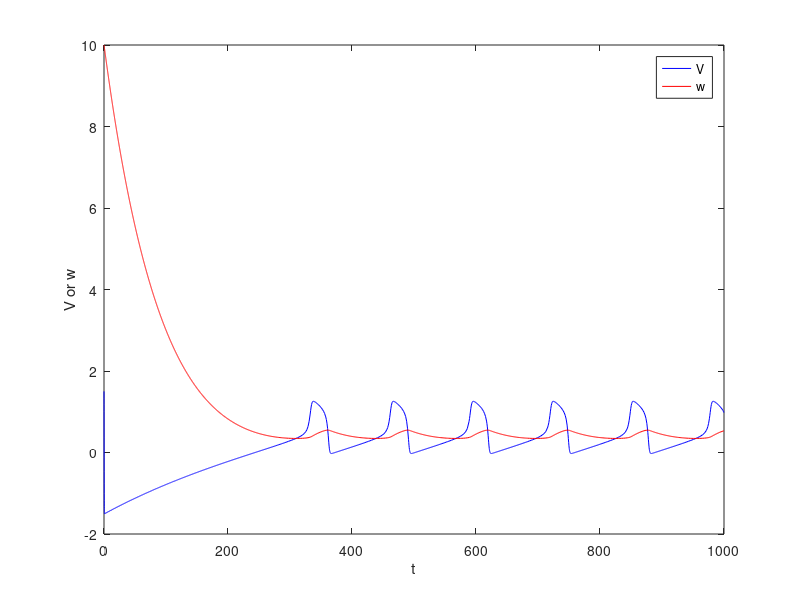
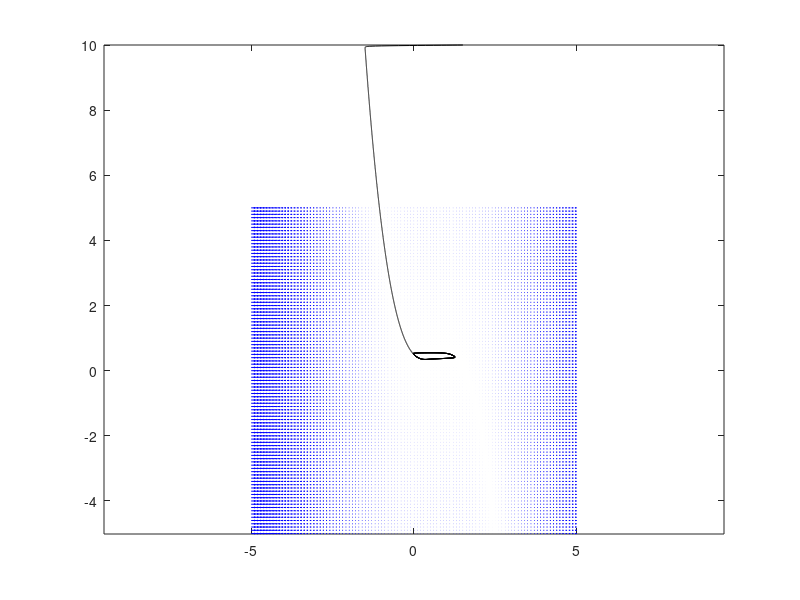

Write the MATLAB code that produced these figures, in order. (Note: this script raises an error after producing the figures.)
clear;clc;close all;

%% constant
I = 0.5;
a = 1;
b = 0.01;
c = 0.01;
%% analysis
tau = - ( a + c );
delta = a * c + b;
parabola = tau^2 - 4 * delta;
lamda_1 = (tau + parabola^(1/2))/2;
lamda_2 = (tau - parabola^(1/2))/2;

%% use ode45 to solve ODEs
% 2-variable-1-order linear ODEs, y(1) y(2)分别代表V w
FitzHugh_Nagumo_model_2 = @(t,y)...
    [-y(1).^3+(a+1).*y(1).^2-a.*y(1)-y(2)+I;...
    b.*y(1)-c.*y(2);];
range_of_t = [0,1000];
y_0 = [1.5 10]; % you can change y_0 to have a little fun
[t,y] = ode45(FitzHugh_Nagumo_model_2,range_of_t,y_0);

% 画V-t图和w-t图
figure(1)
plot(t,y(:,1),'blue');
hold on;
plot(t,y(:,2),'red');
xlabel('t');
ylabel('V or w');
legend('V','w');

% draw V-w
figure(2)
plot(y(:,1),y(:,2),'black'); % below ranges all come from the size of the limit cycle
hold on;
axis equal;

% draw vector field
step = 0.1; % empirical
range = 5;
[x_1,y_1] = meshgrid(- range:step:range,-range:step:range); % x_1代表V，y_1代表w
V_derivative = - x_1.^3 + (a+1).*x_1.^2 - a.*x_1 - y_1 + I;
w_derivative = b.*x_1 - c.*y_1;
quiver(x_1,y_1,V_derivative,w_derivative,'blue');

% draw nullclines
V_derivative_syms = @(V,w) - V.^3 + (a+1).*V.^2 - a.*V - w + I;
w_derivative_syms = @(V,w) b*V - c*w;
range = 7;
fimplicit(V_derivative_syms,[-range range],'green');
fimplicit(w_derivative_syms,[-range range],'red');
xlabel('V');
ylabel('w');

% legend
legend('w-V，即二元一阶线性ODE组的解在相空间中的图像,在此情况下为limit cycle',...
    'vector filed，向量横坐标为dV/dt，向量纵坐标为dw/dt',...
    'V-nullcline，即dV/dt=0，即向量横坐标为0',...
    'w-nullcline，即dw/dt=0，即向量纵坐标为0');